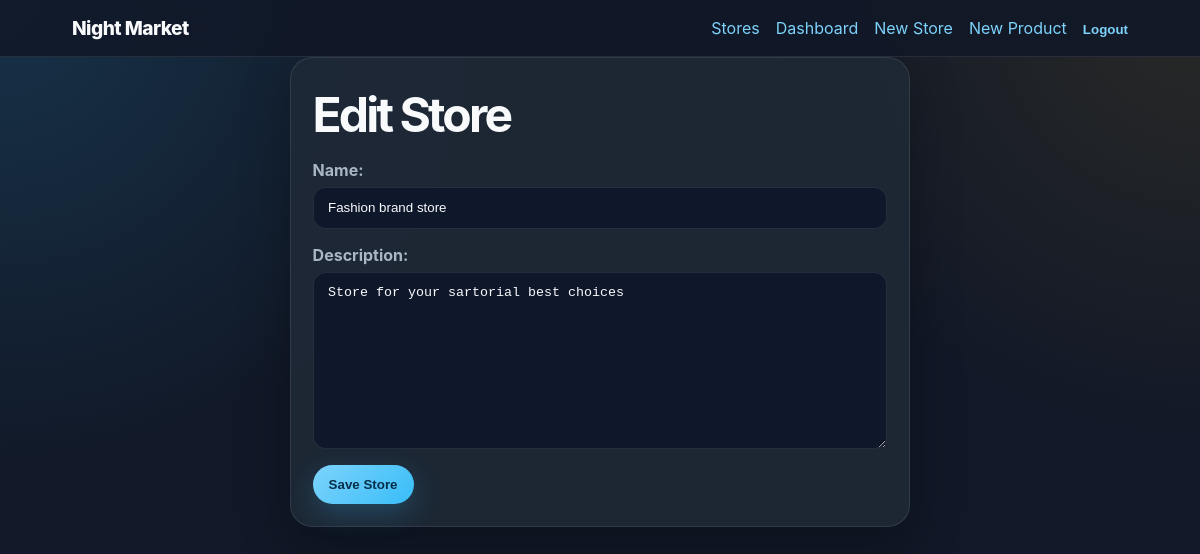
The page /stores/4/edit (signed in) on the database its author committed.
### shop/models.py (models this page shows, shortened)
class Store(models.Model):
    owner = models.ForeignKey(settings.AUTH_USER_MODEL,
                              on_delete=models.CASCADE, related_name='stores')
    name = models.CharField(max_length=120)
    description = models.TextField(blank=True)
    created_at = models.DateTimeField(auto_now_add=True)
    class Meta:
        ordering = ['name']

### shop/views.py (the view)
    def wrapper(request, *args, **kwargs):
        if not request.user.is_authenticated:
            return redirect('login')
        if not is_vendor(request.user):
            return HttpResponseForbidden('Only Vendors can access this page')
        return view_func(request, *args, **kwargs)

### shop/forms.py
class StoreForm(forms.ModelForm):
    class Meta:
        model = Store
        fields = ['name', 'description']

### shop/views.py (called while the page is built)
def get_user_role(user):
    if not user.is_authenticated:
        return None
    try:
        return user.userprofile.role
    except UserProfile.DoesNotExist:
        return None

def is_vendor(user):
    return get_user_role(user) == UserProfile.VENDOR

def vendor_required(view_func):
    def wrapper(request, *args, **kwargs):
        if not request.user.is_authenticated:
            return redirect('login')
        if not is_vendor(request.user):
            return HttpResponseForbidden('Only Vendors can access this page')
        return view_func(request, *args, **kwargs)
    return wrapper

@login_required
@vendor_required
def store_update(request, pk):
    store = get_object_or_404(Store, pk=pk, owner=request.user)
    if request.method == 'POST':
        form = StoreForm(request.POST, instance=store)
        if form.is_valid():
            form.save()
            messages.success(request, 'Store details Updated successfully.')
            return redirect(store)
    else:
        form = StoreForm(instance=store)
    return render(
        request, 'shop/store_form.html', {
            'form': form, 'title': 'Edit Store'
            }
        )

### shop/templates/shop/store_form.html (shortened to what this page needs)
{% extends 'base.html' %}
{% block content %}
<section class="panel narrow">
    <h1>{{ title }}</h1>
    <form method="post" class="form-card">
        {{ form.as_p }}
        <button type="submit">Save Store</button>
    </form>
</section>
{% endblock %}

### shop/static/shop/style.css (style rules this page uses)
:root { --bg: #111827; --bg--soft: #182235; --panel: #1f2937; --panel--light: #263449; --text: #f8fafc; --muted: #aab6c5; --accent: #7dd3fc; --accent--strong: #38bdf8; --warm: #fbbf24; --danger: #fb7185; --danger--dark: #be123c; --border: rgba(255, 255, 255, 0.09); --shadow: 0 18px 50px rgba(0, 0, 0, 0.28); }
* { box-sizing: border-box; }
body { margin: 0; font-family: inter, ui-sans-serif, system-ui, -apple-system, BlinkMacSystemFont, "Segoe UI", sans-serif; background: radial-gradient(circle at top left, rgba(56, 189, 248, 0.16), transparent 30rem), radial-gradient(circle at top right, rgba(251, 191, 36, 0.10), transparent 28rem), var(--bg); color: var(--text); min-height: 100vh; }
.hero h1, .page-title h1, .panel h1 { margin-top: 0.35rem; margin-bottom: 0.75rem; font-size: clamp(2rem, 4vw, 4rem); letter-spacing: -0.06em; }
.card, .panel { background: rgba(31, 41, 55, 0.88); border: 1px solid var(--border); border-radius: 1.4rem; padding: 1.35rem; box-shadow: var(--shadow); }
.narrow { max-width: 620px; margin-inline: auto; }
.form-card p { display: grid; gap: 0.4rem; }
label { color: var(--muted); font-weight: 700; }
input, textarea, select { width: 100%; border: 1px solid var(--border); border-radius: 0.8rem; padding: 0.8rem 0.9rem; background: #0f172a; color: var(--text); outline: none; }
button, .button-link { display: inline-flex; align-items: center; justify-content: center; border: 0; border-radius: 999px; padding: 0.75rem 1rem; background: linear-gradient(135deg, var(--accent), var(--accent--strong)); color: #082f49; font-weight: 800; cursor: pointer; box-shadow: 0 10px 28px rgba(56, 189, 348, 0.22); }

### rows shown on the page
Store: name "Fashion brand store", description "Store for your sartorial best choices"

### other values the page prints
{{ title }} "Edit Store"
